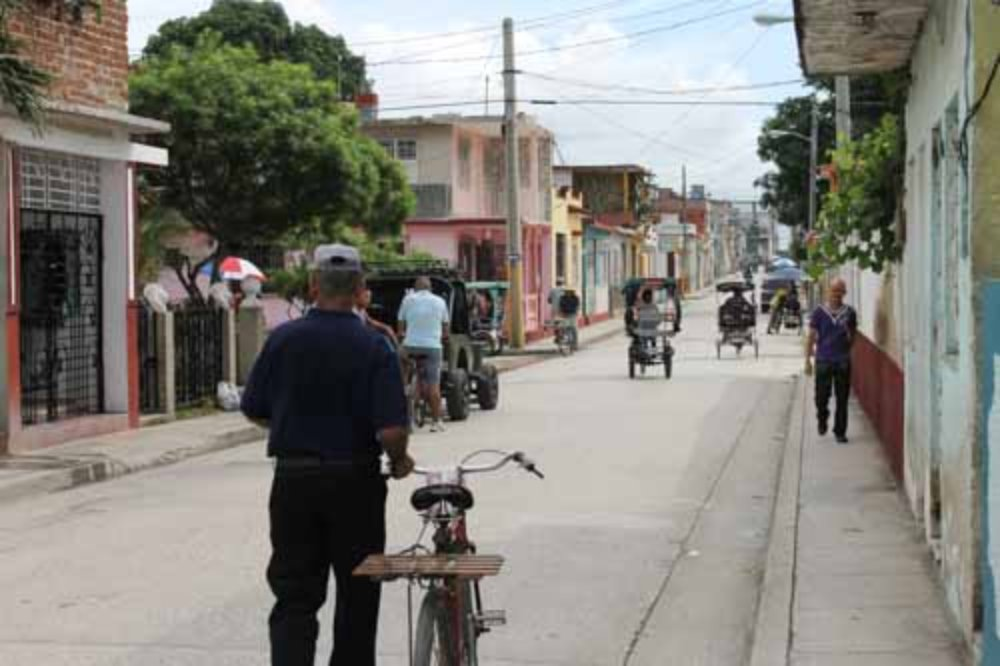
#> input picture a2/images/bild02.jpg, 1000 x 666 px
$ python a2.py
#> lines starting #> are read from the running program, lines starting #| are printed output that depends on the picture
### a1/a1.py
from math import floor
import numpy
import skimage.io as skm
import matplotlib.pyplot as plt


# [42 lines left out: functions reduce_rgb, flip_image, not called in this run]


def compute_histogram(img_file: str, show_gray: bool, show_histogram: bool):
    image = skm.imread(fname=img_file)
    histogram = numpy.zeros(256, dtype=int)

    def compute():
        for row in range(0, len(image)):
            for point in range(0, len(image[0])):
                image[row][point] = 0.3 * image[row][point][0] + 0.59 * image[row][point][1] \
                                    + 0.11 * image[row][point][2]
                histogram[image[row][point][0]] += 1

    compute()
    if show_histogram:
        plt.plot(histogram)
        plt.title(f"Histogram of {img_file}")
        if img_file == '/content/bild04.jpg' or img_file == '/content/bild05.jpg':
            plt.yticks(range(0, 3000, 500))
        plt.show()
    if show_gray:
        plt.imshow(image)
        skm.show()
    return histogram


# [21 lines left out: functions point_operation, compute_lut, not called in this run]


# [18 lines that do not run on import are left out]

### a2/a2.py
import numpy
import skimage.io as skm
import matplotlib.pyplot as plt

from a1 import a1


def compute_cum_histo(image, as_image, return_gray: bool):
    if not as_image:
        histo = a1.compute_histogram(image, False, False)
        image = skm.imread(image)
    else:
        histo = numpy.zeros(256, dtype=int)
        for row in range(0, len(image)):
            for point in range(0, len(image[0])):
                image[row][point] = 0.3 * image[row][point][0] + 0.59 * image[row][point][1] \
                                    + 0.11 * image[row][point][2]
                histo[image[row][point][0]] += 1

    if return_gray:
        return image
    cum_histo = numpy.zeros(256, dtype=float)

    size = len(image) * len(image[0])

    for i in range(0, len(histo)):
        for j in range(0, i + 1):
            cum_histo[i] += histo[j]
        cum_histo[i] = cum_histo[i] / size
    return cum_histo


def match_histo(img_histo, ref_histo):
    k = len(img_histo)

    def cdf(histo):
        n = 0
        for i in range(0, k):
            n += histo[i]
        p = numpy.zeros(k, dtype=float)
        c = histo[0]
        p[0] = c / n
        for i in range(1, k):
            c += histo[i]
            p[i] = c / n
        return p

    # pa = cdf(img_histo)
    # pr = cdf(ref_histo)
    pa = img_histo
    pr = ref_histo

    f = numpy.zeros(k, dtype=float)

    for a in range(0, k):
        j = k - 1
        while j >= 0 and pa[a] <= pr[j]:
            f[a] = j
            j -= 1

    return f


def point_operation(lut):
    image = skm.imread('images/bild01.jpg')
    plt.imshow(image)
    plt.show()

    for row in image:
        for point in row:
            point[0] = lut[point[0]]
            point[1] = lut[point[1]]
            point[2] = lut[point[2]]

    plt.imshow(image)
    plt.show()

    cum_histo_after = compute_cum_histo(image, True, False)
    plt.bar(numpy.arange(256), cum_histo_after)
    plt.show()


if __name__ == '__main__':
    reference_histo = compute_cum_histo('images/bild02.jpg', False, False)
#> in compute_histogram, image is the input picture: shape (666, 1000, 3); mean R, G, B 131.7, 129.6, 122.9
#> after the loop in compute, `for row in range(0, len(image)):`:
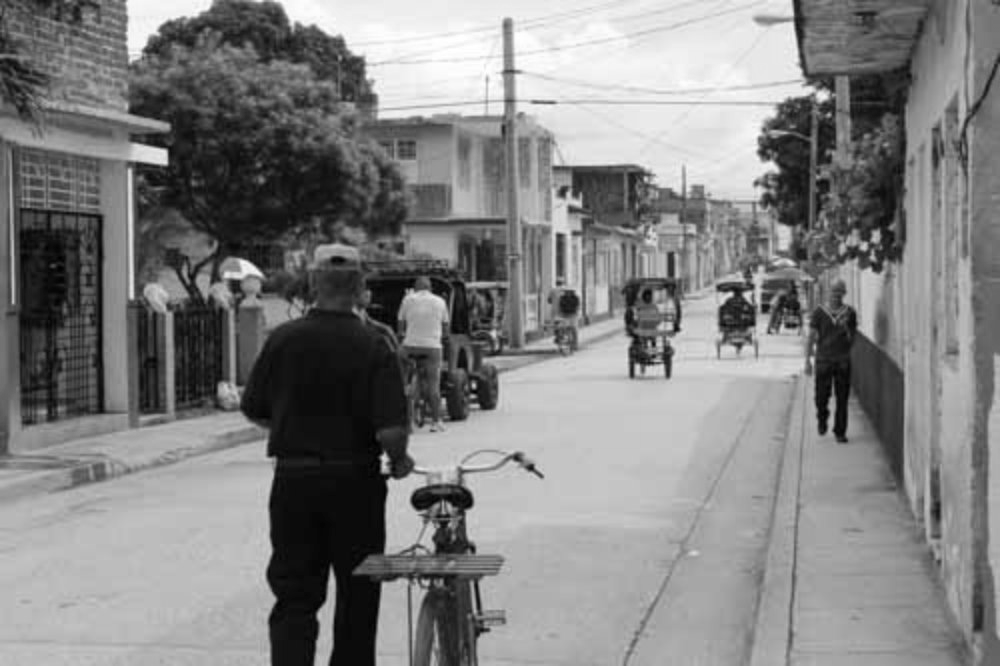
#> image: shape (666, 1000, 3); min 0, max 255, mean 129.1
#> after the loop in compute, `for row in range(0, len(image)):`: histogram = 256 values, max 9799 at index 188, min 18 at index 2, mean 2601.6
#> in compute_cum_histo, `histo = a1.compute_histogram(image, False, False)`: histo has the same summary as histogram in compute
#> in compute_cum_histo, `size = len(image) * len(image[0])`: size = 666000
#> after the loop in compute_cum_histo, `for i in range(0, len(histo)):`: cum_histo = 256 values from 3e-05 to 1
#> reference_histo = 256 values from 3e-05 to 1

    cum_histo01 = compute_cum_histo('images/bild01.jpg', False, False)
#> call 2 of compute_histogram, with img_file = 'images/bild01.jpg', show_gray = False, show_histogram = False
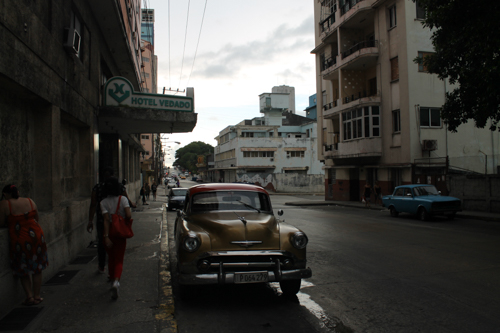
#> input picture a2/images/bild01.jpg, 500 x 333 px
#> in compute_histogram, image is the input picture: shape (333, 500, 3); mean R, G, B 62.9, 61.8, 58.3
#> cum_histo01 = 256 values from 0.00276 to 1

    match_histo01 = match_histo(cum_histo01, reference_histo)
#> in match_histo, `k = len(img_histo)`: k = 256
#> in match_histo, `pa = img_histo`: pa = 256 values from 0.00276 to 1
#> in match_histo, `pr = ref_histo`: pr = 256 values from 3e-05 to 1
#> after the loop in match_histo, `for a in range(0, k):`: f = 256 values from 7 to 255
#> match_histo01 = 256 values from 7 to 255
    point_operation(match_histo01)
#> after the loop in point_operation, `for row in image:`: point = [107, 117, 112]
#> in point_operation, `plt.show()`:
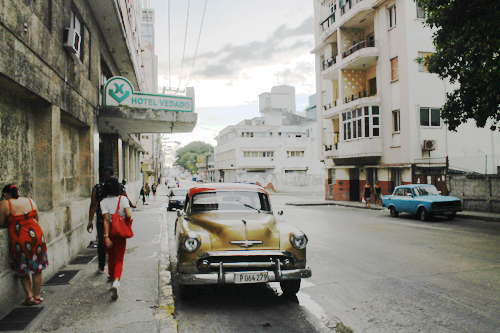
#> shown: shape (333, 500, 3); mean R, G, B 134, 131.8, 123.7
#> call 3 of compute_cum_histo, with as_image = True, return_gray = False
#> after the loop in compute_cum_histo (call 3), `for row in range(0, len(image)):`:
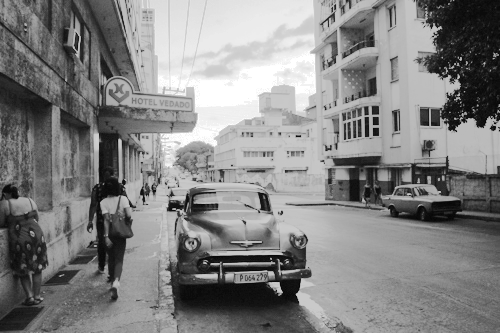
#> image: shape (333, 500, 3); min 7, max 255, mean 131.1
#> after the loop in compute_cum_histo (call 3), `for row in range(0, len(image)):`: histo = 256 values, max 2795 at index 255, min 0 at index 0, mean 650.4
#> after the loop in compute_cum_histo (call 3), `for i in range(0, len(histo)):`: cum_histo = 256 values from 0 to 1
#> in point_operation, `plt.show()`:
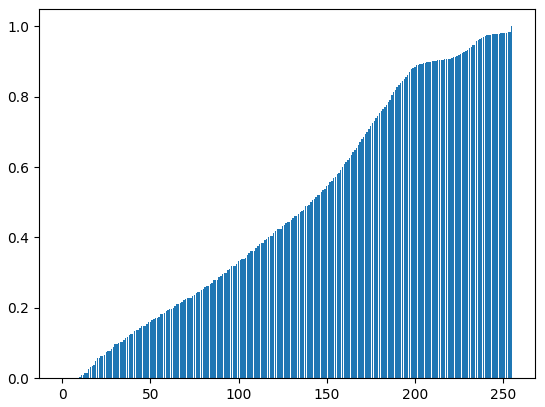
#> figure drawn by matplotlib, 1 panel; tallest bar 1 high, from x = 254.6 to 255.4

    # [8 lines of commented-out code are left out]

    reference_image = skm.imread(fname='images/bild02.jpg')
    plt.imshow(reference_image)
    plt.show()

# Frage 1:  Homogene Punktoperationen sind unabhängig von Bildkoordinaten (für alle Pixel gleich),
#           unhomogene Punktoperationen sind abhängig von Bildkoordinaten
# Frage 2:  Punktoperationen berechnen anhand von einzelnen Pixeln,
#           Filteroperationen berechnen anhand einer Menge von Pixeln
